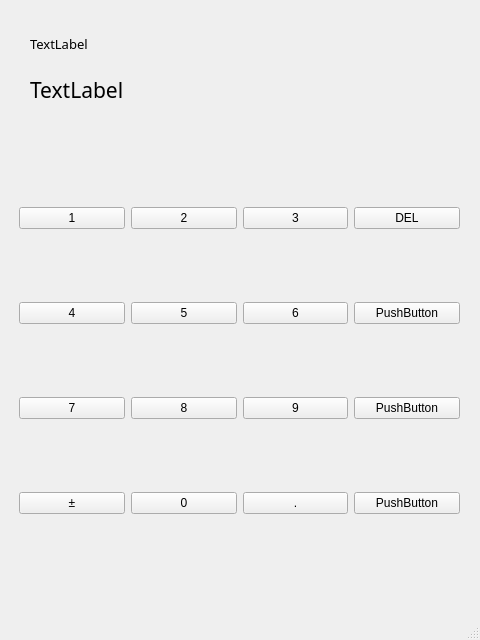
<?xml version="1.0" encoding="UTF-8"?>
<ui version="4.0">
 <class>MainWindow</class>
 <widget class="QMainWindow" name="MainWindow">
  <property name="geometry">
   <rect>
    <x>0</x>
    <y>0</y>
    <width>480</width>
    <height>640</height>
   </rect>
  </property>
  <property name="windowTitle">
   <string>MainWindow</string>
  </property>
  <widget class="QWidget" name="centralwidget">
   <widget class="QWidget" name="verticalLayoutWidget">
    <property name="geometry">
     <rect>
      <x>20</x>
      <y>19</y>
      <width>441</width>
      <height>91</height>
     </rect>
    </property>
    <layout class="QVBoxLayout" name="verticalLayout">
     <property name="leftMargin">
      <number>10</number>
     </property>
     <property name="topMargin">
      <number>5</number>
     </property>
     <property name="rightMargin">
      <number>10</number>
     </property>
     <item>
      <widget class="QLabel" name="label_expression">
       <property name="font">
        <font>
         <family>Source Code Pro</family>
         <pointsize>10</pointsize>
        </font>
       </property>
       <property name="text">
        <string>TextLabel</string>
       </property>
      </widget>
     </item>
     <item>
      <widget class="QLabel" name="label_result">
       <property name="font">
        <font>
         <family>Source Code Pro</family>
         <pointsize>16</pointsize>
        </font>
       </property>
       <property name="layoutDirection">
        <enum>Qt::LeftToRight</enum>
       </property>
       <property name="text">
        <string>TextLabel</string>
       </property>
      </widget>
     </item>
    </layout>
   </widget>
   <widget class="QWidget" name="gridLayoutWidget">
    <property name="geometry">
     <rect>
      <x>19</x>
      <y>140</y>
      <width>441</width>
      <height>441</height>
     </rect>
    </property>
    <layout class="QGridLayout" name="gridLayout">
     <item row="2" column="0">
      <widget class="QPushButton" name="pushButton_8">
       <property name="text">
        <string>7</string>
       </property>
      </widget>
     </item>
     <item row="2" column="1">
      <widget class="QPushButton" name="pushButton_7">
       <property name="text">
        <string>8</string>
       </property>
      </widget>
     </item>
     <item row="1" column="2">
      <widget class="QPushButton" name="pushButton_6">
       <property name="text">
        <string>6</string>
       </property>
      </widget>
     </item>
     <item row="2" column="2">
      <widget class="QPushButton" name="pushButton_9">
       <property name="text">
        <string>9</string>
       </property>
      </widget>
     </item>
     <item row="0" column="3">
      <widget class="QPushButton" name="pushButton_10">
       <property name="text">
        <string>DEL</string>
       </property>
      </widget>
     </item>
     <item row="2" column="3">
      <widget class="QPushButton" name="pushButton_12">
       <property name="text">
        <string>PushButton</string>
       </property>
      </widget>
     </item>
     <item row="1" column="3">
      <widget class="QPushButton" name="pushButton_11">
       <property name="text">
        <string>PushButton</string>
       </property>
      </widget>
     </item>
     <item row="0" column="1">
      <widget class="QPushButton" name="pushButton_3">
       <property name="text">
        <string>2</string>
       </property>
      </widget>
     </item>
     <item row="0" column="2">
      <widget class="QPushButton" name="pushButton_5">
       <property name="text">
        <string>3</string>
       </property>
      </widget>
     </item>
     <item row="1" column="1">
      <widget class="QPushButton" name="pushButton_4">
       <property name="text">
        <string>5</string>
       </property>
      </widget>
     </item>
     <item row="0" column="0">
      <widget class="QPushButton" name="pushButton">
       <property name="text">
        <string>1</string>
       </property>
      </widget>
     </item>
     <item row="1" column="0">
      <widget class="QPushButton" name="pushButton_2">
       <property name="text">
        <string>4</string>
       </property>
      </widget>
     </item>
     <item row="3" column="3">
      <widget class="QPushButton" name="pushButton_13">
       <property name="text">
        <string>PushButton</string>
       </property>
      </widget>
     </item>
     <item row="3" column="2">
      <widget class="QPushButton" name="pushButton_14">
       <property name="text">
        <string>.</string>
       </property>
      </widget>
     </item>
     <item row="3" column="1">
      <widget class="QPushButton" name="pushButton_15">
       <property name="text">
        <string>0</string>
       </property>
      </widget>
     </item>
     <item row="3" column="0">
      <widget class="QPushButton" name="pushButton_16">
       <property name="text">
        <string>±</string>
       </property>
      </widget>
     </item>
    </layout>
   </widget>
  </widget>
  <widget class="QMenuBar" name="menubar">
   <property name="geometry">
    <rect>
     <x>0</x>
     <y>0</y>
     <width>480</width>
     <height>21</height>
    </rect>
   </property>
  </widget>
  <widget class="QStatusBar" name="statusbar"/>
 </widget>
 <resources/>
 <connections/>
</ui>
